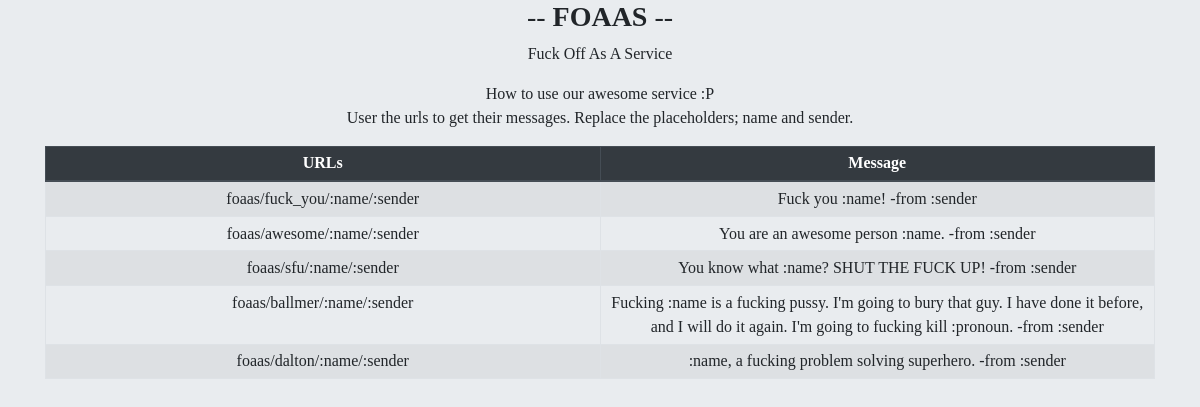
/foaas/, run on the app's committed database.
### foaas/models.py (models this page shows, shortened)
class Message(models.Model):
    name = models.CharField(max_length=100)
    body = models.TextField()

### foaas/views.py (the view)
# urls.py: path('', views.index, name="index"),
def index(request):
    template = 'foaas/index.html'
    messages = Message.objects.all()
    message_list = []
    for message in messages:
        message_name = message.name
        message_body = get_message_body(message_name)
        message_list.append((message_name, message_body.format(":name", ":pronoun")))
    content = {
        'message_list': message_list,
    }
    return render(request, template, content)

### foaas/views.py (called while the page is built)
def get_message_body(message_name):
    message = Message.objects.get(name=message_name)
    body = message.body
    return body

### foaas/templates/foaas/index.html (shortened to what this page needs)
{% extends '../base.html' %}
{% block content %}
  <div class="container text-center">
    <h3>-- <b>FOAAS</b> --</h3>
    <p>Fuck Off As A Service</p>
    <p>
      How to use our awesome service :P<br/>
      User the urls to get their messages. Replace the placeholders; name and sender.
    </p>
    <table class="table table-bordered table-sm table-striped text-center">
      <thead class="thead-dark">
        <tr>
          <th scope="col">URLs</th>
          <th scope="col">Message</th>
        </tr>
      </thead>
      <tbody>
        {% for name, body in message_list %}
          <tr>
            <td>foaas/{{ name }}/:name{% if pronoun %}/:pronoun{% endif %}/:sender</td>
            <td>{{ body }} -from :sender</td>
          </tr>
        {% endfor %}
      </tbody>
    </table>
  </div>
{% endblock content %}

### foaas/templates/base.html (shortened to what this page needs)
<!DOCTYPE html>
<html lang="en">
  <head>
    {% load static %}
    <link rel="stylesheet" href={% static 'css/main.css' %}>
    <link rel="stylesheet" href={% static 'css/bootstrap.min.css' %}>
  </head>
  <body style="background-color: #e9ecef; font-family: 'Times New Roman', Times, serif;">
    {% block content %}
    {% endblock content %}
    <link rel="stylesheet" href={% static 'js/jquery.js' %}>
    <link rel="stylesheet" href={% static 'js/bootstrap.min.js' %}>
  </body>
</html>

### foaas/static/css/main.css (style rules this page uses)
table { table-layout: fixed; }

### data on the page
Message: message_list "fuck_you"
Message: message_list "awesome"
Message: message_list "sfu"
Message: message_list "ballmer"
Message: message_list "dalton"

### other printed values
{{ body }} "Fuck you :name!" "You are an awesome person :name." "You know what :name? SHUT THE FUCK UP!" "Fucking :name is a fucking pussy. I'm going to bury that guy. I have done it before, and I will do it again. I'm going to fucking kill :pronoun." ":name, a fucking problem solving superhero."
